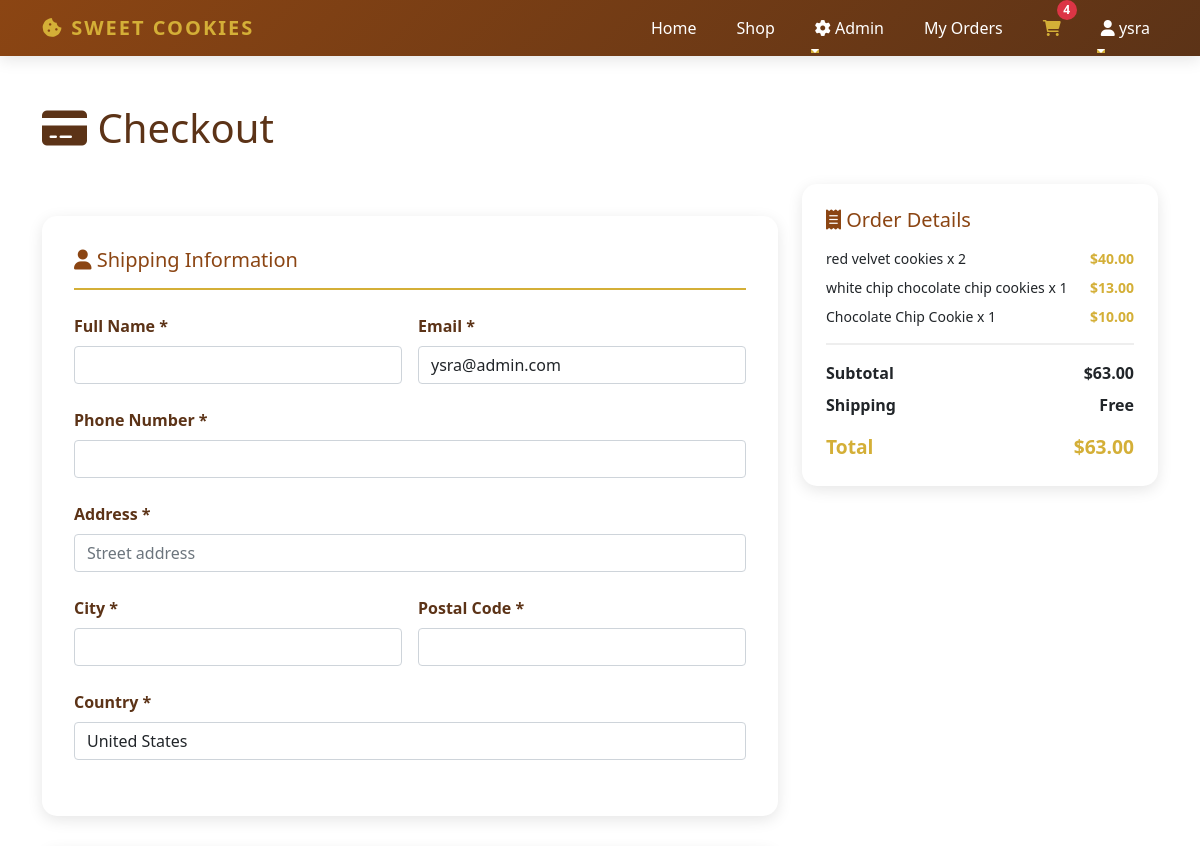
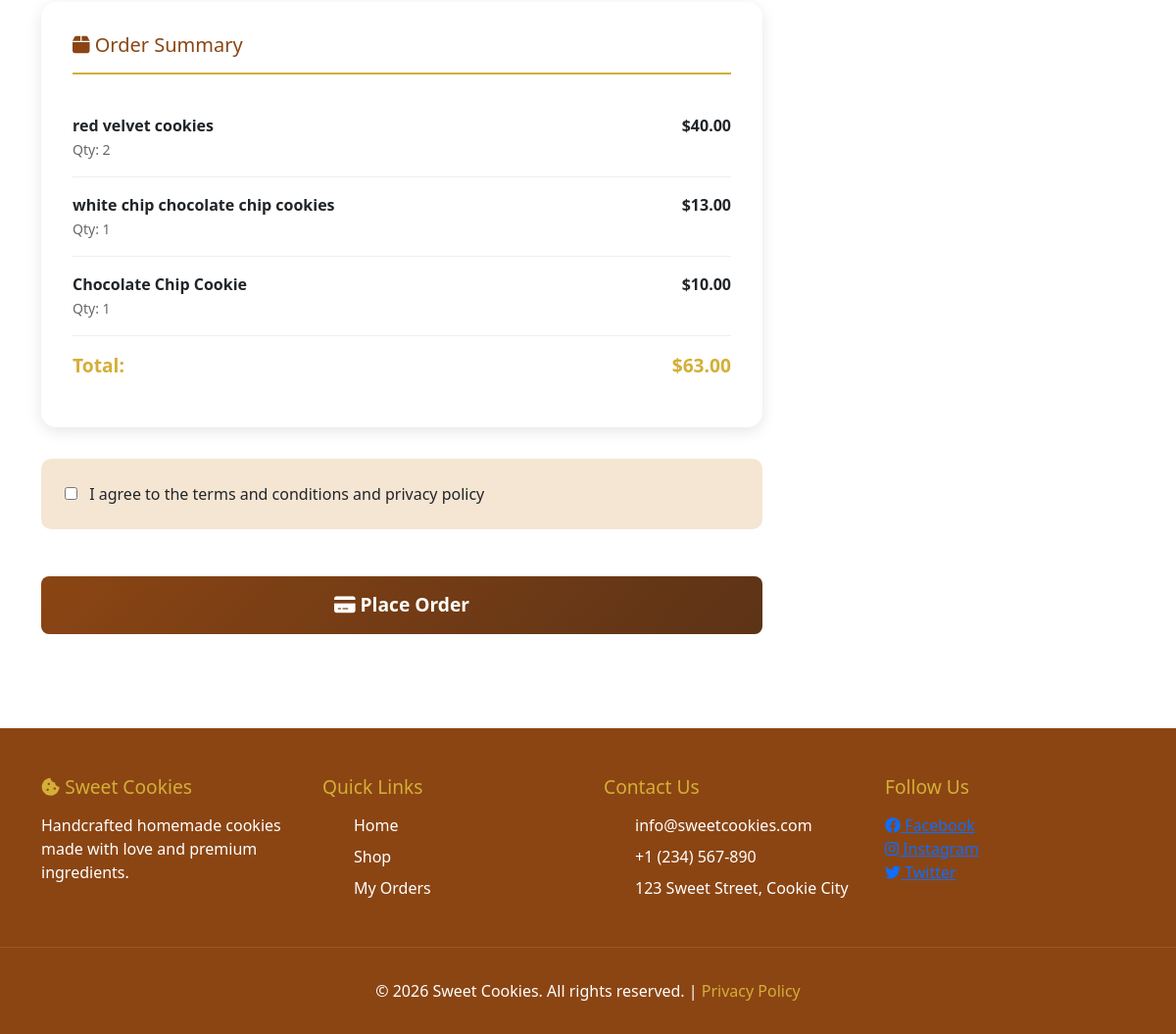
Screenshot of /checkout/ (signed in) with the database file from the repository (2 pictures, top to bottom).
### homepage/models.py (models this page shows, shortened)
class CartItem(models.Model):
    cart = models.ForeignKey(Cart, on_delete=models.CASCADE, related_name='items')
    product = models.ForeignKey(Product, on_delete=models.CASCADE)
    quantity = models.IntegerField(default=1, validators=[MinValueValidator(1)])
    added_at = models.DateTimeField(auto_now_add=True)
    def get_total(self):
        return self.product.price * self.quantity

class Product(models.Model):
    SHAPE_CHOICES = (
        ('round', 'Round'),
        ('square', 'Square'),
        ('heart', 'Heart'),
        ('custom', 'Custom'),
    )
    name = models.CharField(max_length=200)
    category = models.ForeignKey(Category, on_delete=models.CASCADE, related_name='products')
    description = models.TextField()
    price = models.DecimalField(max_digits=10, decimal_places=2, validators=[MinValueValidator(Decimal('0.01'))])
    image = models.ImageField(upload_to='products/', blank=True, null=True)
    stock = models.IntegerField(default=0, validators=[MinValueValidator(0)])
    shape = models.CharField(max_length=20, choices=SHAPE_CHOICES, default='round')
    ingredients = models.TextField(help_text="List main ingredients")
    allergens = models.CharField(max_length=500, blank=True, help_text="e.g., Contains peanuts, dairy")
    created_at = models.DateTimeField(auto_now_add=True)
    updated_at = models.DateTimeField(auto_now=True)
    is_featured = models.BooleanField(default=False)
    class Meta:
        ordering = ['-created_at']

class Cart(models.Model):
    user = models.OneToOneField(User, on_delete=models.CASCADE)
    created_at = models.DateTimeField(auto_now_add=True)
    updated_at = models.DateTimeField(auto_now=True)
    def get_total(self):
        return sum(item.get_total() for item in self.items.all())
    def get_item_count(self):
        return sum(item.quantity for item in self.items.all())

### homepage/views.py (the view, shortened to what this page needs)
# urls.py: path('checkout/', views.checkout, name='checkout'),
@login_required
def checkout(request):
    cart = get_object_or_404(Cart, user=request.user)
    if not cart.items.exists():
        messages.error(request, 'Your cart is empty')
        return redirect('shop')
    context = {
        'cart': cart
    }
    return render(request, 'homepage/checkout.html', context)

### homepage/templates/homepage/checkout.html (shortened to what this page needs)
{% extends 'homepage/base.html' %}
{% load static %}
{% block content %}
    <div class="container my-5">
        <h1 style="color: #5C3317; margin-bottom: 2rem;">
            <i class="fas fa-credit-card"></i> Checkout
        </h1>
        <div class="row">
            <div class="col-md-8">
                <div class="checkout-section">
                    <form method="POST" action="{% url 'checkout' %}">
                        <div class="card" style="border: none; border-radius: 15px; padding: 2rem; margin-bottom: 2rem; box-shadow: 0 4px 15px rgba(0,0,0,0.1);">
                            <h5 style="color: #8B4513; border-bottom: 2px solid #D4AF37; padding-bottom: 1rem; margin-bottom: 1.5rem;">
                                <i class="fas fa-user"></i> Shipping Information
                            </h5>
                            <div class="form-row">
                                <div class="form-group">
                                    <label class="form-label">Full Name *</label>
                                    <input type="text" name="full_name" class="form-control" required value="{{ user.get_full_name }}">
                                </div>
                                <div class="form-group">
                                    <label class="form-label">Email *</label>
                                    <input type="email" name="email" class="form-control" required value="{{ user.email }}">
                                </div>
                            </div>
                            <div class="form-group">
                                <label class="form-label">Phone Number *</label>
                                <input type="tel" name="phone" class="form-control" required>
                            </div>
                            <div class="form-group">
                                <label class="form-label">Address *</label>
                                <input type="text" name="address" class="form-control" required placeholder="Street address">
                            </div>
                            <div class="form-row">
                                <div class="form-group">
                                    <label class="form-label">City *</label>
                                    <input type="text" name="city" class="form-control" required>
                                </div>
                                <div class="form-group">
                                    <label class="form-label">Postal Code *</label>
                                    <input type="text" name="postal_code" class="form-control" required>
                                </div>
                            </div>
                            <div class="form-group">
                                <label class="form-label">Country *</label>
                                <input type="text" name="country" class="form-control" required value="United States">
                            </div>
                        </div>
                        <div class="card" style="border: none; border-radius: 15px; padding: 2rem; margin-bottom: 2rem; box-shadow: 0 4px 15px rgba(0,0,0,0.1);">
                            <h5 style="color: #8B4513; border-bottom: 2px solid #D4AF37; padding-bottom: 1rem; margin-bottom: 1.5rem;">
                                <i class="fas fa-box"></i> Order Summary
                            </h5>
                            {% for item in cart.items.all %}
                                <div style="display: flex; justify-content: space-between; padding: 1rem 0; border-bottom: 1px solid #eee;">
                                    <div>
                                        <strong>{{ item.product.name }}</strong>
                                        <br>
                                        <small style="color: #666;">Qty: {{ item.quantity }}</small>
                                    </div>
                                    <div style="text-align: right;">
                                        <strong>${{ item.get_total }}</strong>
                                    </div>
                                </div>
                            {% endfor %}
                            <div style="padding: 1rem 0; display: flex; justify-content: space-between; font-size: 1.2rem; font-weight: bold; color: #D4AF37;">
                                <span>Total:</span>
                                <span>${{ cart.get_total }}</span>
                            </div>
                        </div>
                        <div style="padding: 1.5rem; background: #F5E6D3; border-radius: 10px; margin-bottom: 2rem;">
                            <input type="checkbox" id="agree" required>
                            <label for="agree" style="margin-left: 0.5rem;">
                                I agree to the terms and conditions and privacy policy
                            </label>
                        </div>
                        <button type="submit" class="btn-submit">
                            <i class="fas fa-credit-card"></i> Place Order
                        </button>
                    </form>
                </div>
            </div>
            <div class="col-md-4">
                <div style="background: var(--white); border-radius: 15px; padding: 1.5rem; box-shadow: 0 4px 15px rgba(0,0,0,0.1); position: sticky; top: 100px;">
                    <h5 style="color: #8B4513; margin-bottom: 1rem;">
                        <i class="fas fa-receipt"></i> Order Details
                    </h5>
                    {% for item in cart.items.all %}
                        <div style="display: flex; justify-content: space-between; margin-bottom: 0.5rem;">
                            <small>{{ item.product.name }} x {{ item.quantity }}</small>
                            <small style="color: #D4AF37; font-weight: bold;">${{ item.get_total }}</small>
                        </div>
                    {% endfor %}
                    <div style="border-top: 2px solid #eee; margin-top: 1rem; padding-top: 1rem;">
                        <div style="display: flex; justify-content: space-between; margin-bottom: 0.5rem;">
                            <strong>Subtotal</strong>
                            <strong>${{ cart.get_total }}</strong>
                        </div>
                        <div style="display: flex; justify-content: space-between; margin-bottom: 1rem;">
                            <strong>Shipping</strong>
                            <strong>Free</strong>
                        </div>
                        <div style="display: flex; justify-content: space-between; font-size: 1.2rem; color: #D4AF37;">
                            <strong>Total</strong>
                            <strong>${{ cart.get_total }}</strong>
                        </div>
                    </div>
                </div>
            </div>
        </div>
    </div>
{% endblock %}

### homepage/templates/homepage/base.html (shortened to what this page needs)
{% load static %}
<!DOCTYPE html>
<html lang="en">
<head>
    <link rel="stylesheet" href="{% static 'css/style.css' %}">
    <link rel="stylesheet" href="https://cdn.jsdelivr.net/npm/bootstrap@5.1.3/dist/css/bootstrap.min.css">
    <link rel="stylesheet" href="https://cdnjs.cloudflare.com/ajax/libs/font-awesome/6.0.0/css/all.min.css">
</head>
<body>
    <nav class="navbar navbar-expand-lg navbar-dark">
        <div class="container">
            <a class="navbar-brand" href="{% url 'home' %}">
                <i class="fas fa-cookie-bite"></i> Sweet Cookies
            </a>
            <div class="collapse navbar-collapse" id="navbarNav">
                <ul class="navbar-nav ms-auto">
                    <li class="nav-item">
                        <a class="nav-link" href="{% url 'home' %}">Home</a>
                    </li>
                    <li class="nav-item">
                        <a class="nav-link" href="{% url 'shop' %}">Shop</a>
                    </li>
                    {% if user.is_authenticated %}
                        {% if user.is_superuser or user.is_staff %}
                            <li class="nav-item dropdown">
                                <a class="nav-link dropdown-toggle" href="#" id="adminDropdown" role="button" data-bs-toggle="dropdown">
                                    <i class="fas fa-cog"></i> Admin
                                </a>
                            </li>
                        {% endif %}
                        <li class="nav-item">
                            <a class="nav-link" href="{% url 'my_orders' %}">My Orders</a>
                        </li>
                        <li class="nav-item">
                            <a class="nav-link cart-icon" href="{% url 'view_cart' %}">
                                <i class="fas fa-shopping-cart"></i>
                                {% with cart_count=request.user.cart.get_item_count %}
                                    {% if cart_count > 0 %}
                                        <span class="cart-count">{{ cart_count }}</span>
                                    {% endif %}
                                {% endwith %}
                            </a>
                        </li>
                        <li class="nav-item dropdown">
                            <a class="nav-link dropdown-toggle" href="#" id="userDropdown" role="button" data-bs-toggle="dropdown">
                                <i class="fas fa-user"></i> {{ user.username }}
                            </a>
                        </li>
                    {% endif %}
                </ul>
            </div>
        </div>
    </nav>
    <div class="main-content">
        {% block content %}{% endblock %}
    </div>
    <footer>
        <div class="container footer-content">
            <div class="footer-section">
                <h4><i class="fas fa-cookie-bite"></i> Sweet Cookies</h4>
                <p>Handcrafted homemade cookies made with love and premium ingredients.</p>
            </div>
            <div class="footer-section">
                <h4>Quick Links</h4>
                <ul class="footer-links">
                    <li><a href="{% url 'home' %}">Home</a></li>
                    <li><a href="{% url 'shop' %}">Shop</a></li>
                    <li><a href="{% url 'my_orders' %}">My Orders</a></li>
                </ul>
            </div>
            <div class="footer-section">
                <h4>Contact Us</h4>
                <ul class="footer-links">
                    <li><a href="mailto:info@sweetcookies.com">info@sweetcookies.com</a></li>
                    <li><a href="tel:+1234567890">+1 (234) 567-890</a></li>
                    <li>123 Sweet Street, Cookie City</li>
                </ul>
            </div>
            <div class="footer-section">
                <h4>Follow Us</h4>
                <div>
                    <a href="#" class="footer-links"><i class="fab fa-facebook"></i> Facebook</a><br>
                    <a href="#" class="footer-links"><i class="fab fa-instagram"></i> Instagram</a><br>
                    <a href="#" class="footer-links"><i class="fab fa-twitter"></i> Twitter</a>
                </div>
            </div>
        </div>
        <div class="footer-bottom">
            <p>&copy; 2026 Sweet Cookies. All rights reserved. | <a href="#" style="color: #D4AF37; text-decoration: none;">Privacy Policy</a></p>
        </div>
    </footer>
</body>
</html>

### homepage/static/css/style.css (style rules this page uses)
* { margin: 0; padding: 0; box-sizing: border-box; }
:root { --primary-color: #D4AF37; --secondary-color: #8B4513; --dark-brown: #5C3317; --light-bg: #FFF8DC; --white: #FFFFFF; --text-dark: #333333; --text-light: #666666; --success: #28a745; --danger: #dc3545; --warning: #ffc107; }
body { font-family: 'Segoe UI', Tahoma, Geneva, Verdana, sans-serif; line-height: 1.6; color: var(--text-dark); background-color: var(--light-bg); }
html { scroll-behavior: smooth; }
.navbar { background: linear-gradient(135deg, var(--secondary-color) 0%, var(--dark-brown) 100%); padding: 1rem 0; box-shadow: 0 4px 15px rgba(0, 0, 0, 0.1); position: sticky; top: 0; z-index: 1000; }
.navbar-brand { font-size: 1.8rem; font-weight: bold; color: var(--primary-color) !important; text-transform: uppercase; letter-spacing: 2px; }
.nav-link { color: var(--white) !important; margin-left: 1.5rem; font-weight: 500; transition: color 0.3s ease; position: relative; }
.nav-link::after { content: ''; position: absolute; bottom: -5px; left: 0; width: 0; height: 2px; background-color: var(--primary-color); transition: width 0.3s ease; }
.cart-icon { position: relative; color: var(--primary-color) !important; }
.cart-count { position: absolute; top: -8px; right: -8px; background: var(--danger); color: var(--white); border-radius: 50%; width: 20px; height: 20px; display: flex; align-items: center; justify-content: center; font-size: 0.75rem; font-weight: bold; }
.checkout-section { margin: 2rem 0; }
.form-group { margin-bottom: 1.5rem; }
.form-label { display: block; font-weight: bold; color: var(--dark-brown); margin-bottom: 0.5rem; }
.form-control { width: 100%; padding: 12px; border: 2px solid #ddd; border-radius: 8px; font-size: 1rem; font-family: inherit; transition: border-color 0.3s ease; }
.form-row { display: grid; grid-template-columns: 1fr 1fr; gap: 1rem; }
.btn-submit { width: 100%; padding: 15px; background: linear-gradient(135deg, var(--secondary-color) 0%, var(--dark-brown) 100%); color: var(--white); border: none; border-radius: 8px; font-size: 1.2rem; font-weight: bold; cursor: pointer; transition: transform 0.3s ease, box-shadow 0.3s ease; margin-top: 1rem; }
footer { background: var(--secondary-color); color: var(--white); padding: 3rem 0 1rem; margin-top: 4rem; }
.footer-content { display: grid; grid-template-columns: repeat(auto-fit, minmax(200px, 1fr)); gap: 2rem; margin-bottom: 2rem; }
.footer-section h4 { font-size: 1.2rem; margin-bottom: 1rem; color: var(--primary-color); }
.footer-links { list-style: none; }
.footer-links li { margin-bottom: 0.5rem; }
.footer-links a { color: var(--white); text-decoration: none; transition: color 0.3s ease; }
.footer-bottom { text-align: center; padding-top: 2rem; border-top: 1px solid rgba(255, 255, 255, 0.1); }

### rows the page displays
CartItem: product.name "red velvet cookies", quantity "2", get_total "40.00"
CartItem: product.name "white chip chocolate chip cookies", quantity "1", get_total "13.00"
CartItem: product.name "Chocolate Chip Cookie", quantity "1", get_total "10.00"
Cart: get_total "63.00"

### other values shown
{{ cart_count }} "4"
{{ user.username }} "ysra"
